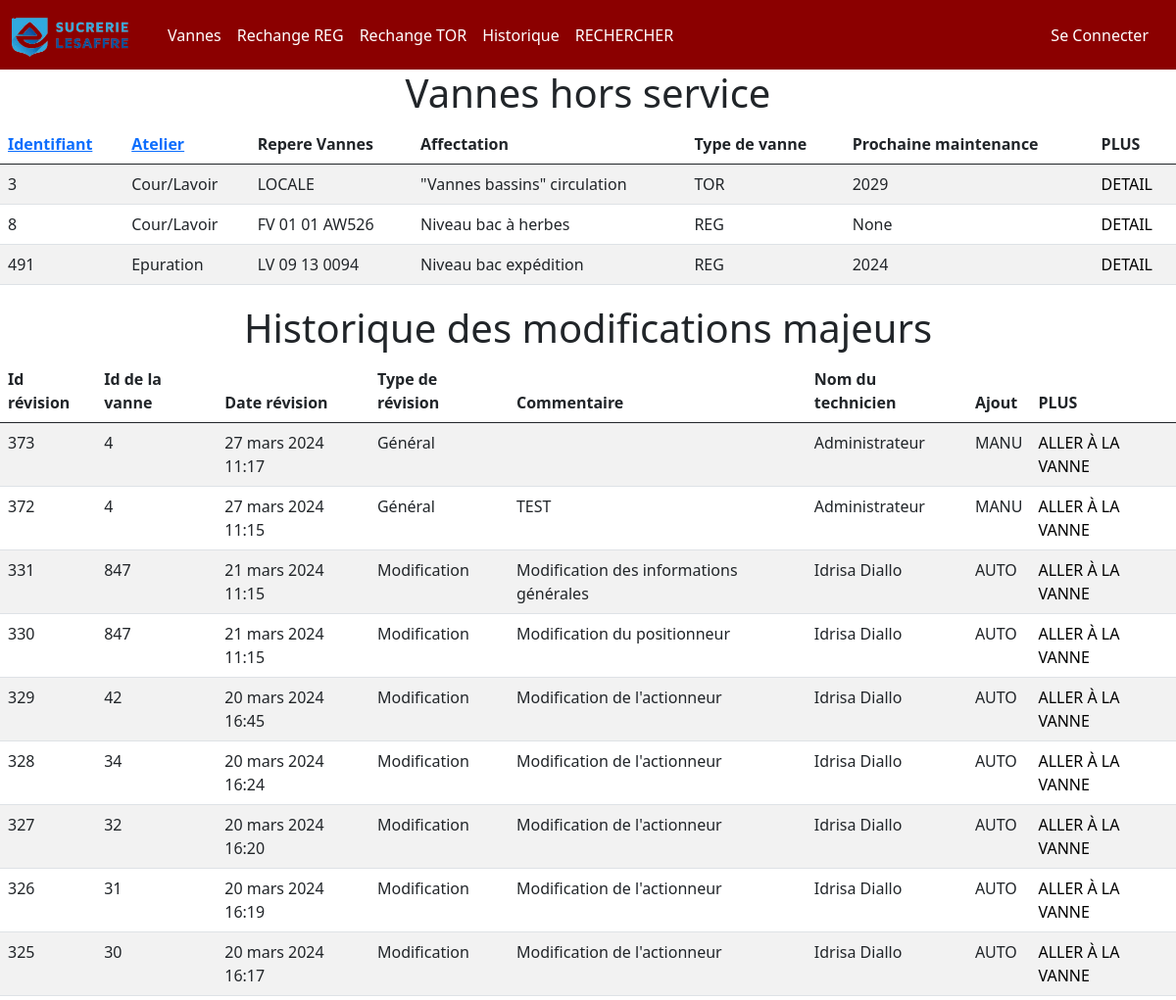
Page /historique/ (upper part) on the earlier database version.
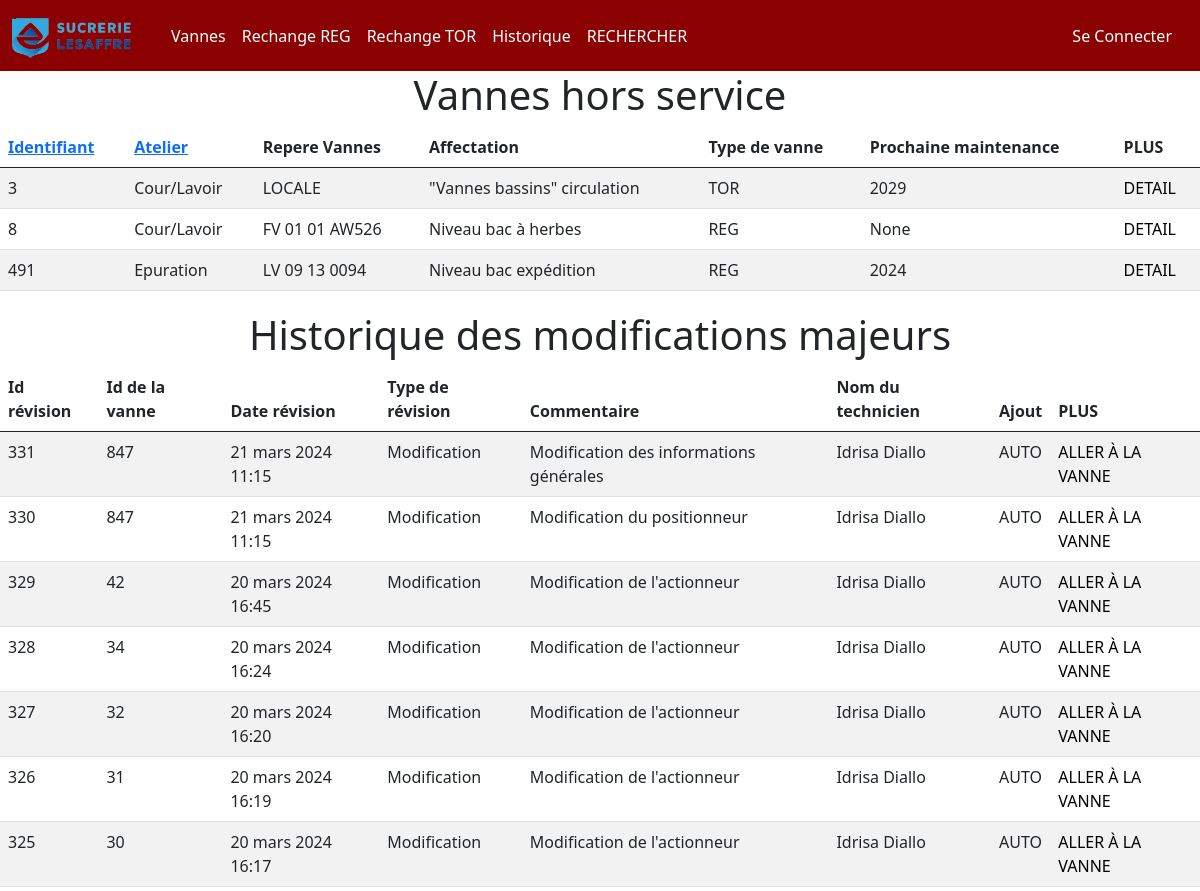
Same page on the later database version.
### appliVanne/models.py (models this page shows, shortened)
class Vanne(models.Model):
    class Meta:
        db_table = 'VANNES'
    id_vanne = models.AutoField(primary_key=True, unique=True, verbose_name="ID de la vanne")
    id_atelier = models.ForeignKey('ATELIER', to_field='id_atelier', on_delete=models.CASCADE, null=True, verbose_name="ID de l'atelier")
    repere_vanne = models.CharField(max_length=255, null=True, blank=True, verbose_name="Repère de la vanne")
    affectation_vanne = models.CharField(max_length=255, null=True, blank=True, verbose_name="Affectation de la vanne")
    machine_vanne = models.CharField(max_length=255, null=True, blank=True, verbose_name="Machine de la vanne")
    numero_commande = models.CharField(max_length=20, null=True, blank=True, verbose_name="Numéro de commande")
    id_actionneur = models.ForeignKey('ACTIONNEUR', to_field='id_actionneur', on_delete=models.CASCADE, null=True, verbose_name="ID de l'actionneur")
    id_corps = models.ForeignKey('CORPS', to_field='id_corps', on_delete=models.CASCADE, null=True, verbose_name="ID du corps")
    id_positionneur = models.ForeignKey('POSITIONNEUR', to_field='id_positionneur', on_delete=models.CASCADE, null=True, blank=True, verbose_name="ID du positionneur")
    id_fournisseur_vannes = models.ForeignKey('FOURNISSEUR', to_field='id_fournisseur', on_delete=models.CASCADE, default=0, null=True, verbose_name="ID du fournisseur de vannes")
    type_vannes = models.CharField(max_length=255, null=True, blank=True, verbose_name="Type de vannes")
    organe_reglant = models.CharField(max_length=255, null=True, blank=True, verbose_name="Organe réglant")
    freq_revision = models.IntegerField(null=True, blank=True, verbose_name="Fréquence de révision")
    derniere_revision = models.IntegerField(null=True, blank=True, verbose_name="Date de la dernière révision")
    voir_en = models.IntegerField(null=True, blank=True, verbose_name="Date de la prochaine révision")
    en_service_vanne = models.IntegerField(default=1, blank=True, verbose_name="En service")
    date_commande = models.DateField(null=True, blank=True, verbose_name="Date de la commande")
    tracker = FieldTracker()

class ATELIER(models.Model):
    class Meta:
        db_table = 'ATELIER'
    id_atelier = models.AutoField(primary_key=True, unique=True, verbose_name="ID de l'atelier")
    nom_atelier = models.CharField(max_length=45, default='a remplir', unique=True, verbose_name="Nom de l'atelier")

class REVISON(models.Model):
    class Meta:
        db_table = 'REVISION'
    id_revision = models.AutoField(primary_key=True, unique=True, verbose_name="ID de la révision")
    id_revision_vanne =  models.IntegerField(null=True, blank=True, default=0, verbose_name="ID de la révision de la vanne")
    rev_id_vanne = models.IntegerField(null=True, blank=True, default=0, verbose_name="ID de la vanne")
    date_revision = models.DateTimeField(null=True, blank=True, verbose_name="Date de la révision")
    type_revision =  models.ForeignKey('TYPEREVISION', to_field='id_type_revision', on_delete=models.CASCADE, null=True, verbose_name="ID du  type de revision")
    commentaire_revision = models.CharField(max_length=255, null=True, blank=True, default='Aucun commentaire', verbose_name="Commentaire de révision")
    detail_commentaire = models.CharField( max_length=1500000,null=True, blank=True, default='Aucun détail', verbose_name="Détail de révision")
    nom_technicien =models.ForeignKey(User, to_field='id', on_delete=models.CASCADE, null=True, verbose_name="ID du  type de revision")
    ajout_revision = models.CharField(max_length=255, null=True, blank=True, default='AUTO', verbose_name="Ajout de révision")

class TypeRevision(models.Model):
    class Meta:
        db_table = 'TYPEREVISION'
    id_type_revision = models.AutoField(primary_key=True, unique=True, verbose_name="ID du type de révision")
    type_revision = models.CharField(max_length=255, blank=True, verbose_name="Type de révision")

### appliVanne/views.py (the view)
# urls.py: path("historique/", views.historiqueVanne, name="historique"),
def historiqueVanne(request):
    LesVannes = Vanne.objects.filter(en_service_vanne=0)
    lesREv = REVISON.objects.all().order_by('-ajout_revision', '-id_revision')
    return render(request, "appliVanne/historique.html", {"listeVannes": LesVannes, "listeRev": lesREv})

### appliVanne/templates/appliVanne/historique.html (shortened to what this page needs)
{% extends "appliVanne/base.html" %} {% block title %} Vannes HORS SERVICE {% endblock %}
{% block main %}
<h1> Vannes hors service </h1>
<table class="table table-striped" style="margin-bottom:20px">
    <thead>
      <tr>
        <th scope="col"> <a href="?tri=id_vanne&ordre={% if request.GET.tri == 'id_vanne' and request.GET.ordre == 'asc' %}desc{% else %}asc{% endif %}"> Identifiant</a></th>
        <th scope="col"><a href="?tri=id_atelier__nom_atelier&ordre={% if request.GET.tri == 'id_atelier__nom_atelier' and request.GET.ordre == 'asc' %}desc{% else %}asc{% endif %}"> Atelier</a></th>
        <th scope="col">Repere Vannes </th>
        <th scope="col">Affectation </th>
        <th scope="col">Type de vanne </th>
        <th scope="col"> Prochaine maintenance</th>
        <th scope="col">PLUS</th>
      </tr>
    </thead>
    {% for vanne in listeVannes %}
      <tr>
        <td>{{ vanne.id_vanne}}</td>
        <td>{{ vanne.id_atelier.nom_atelier}}</td>
        <td>{{ vanne.repere_vanne }}</td>
        <td>{{ vanne.affectation_vanne }}</td>
        <td>{{ vanne.type_vannes }}</td>
        <td>{{ vanne.voir_en }}</td>
        <td>
            <a class="detdel"  href="/vanne/{{vanne.id_vanne}}/detail">DETAIL</a>
      </tr>
    {% endfor %}
  </table>
<h1>Historique des modifications majeurs</h1>
  <table class="table table-striped  historique-modifications">
    <thead>
      <tr>
        <th scope="col"> Id révision</a></th>
        <th scope="col"> Id de la vanne</th>
        <th scope="col"> Date révision </a></th>
        <th scope="col">Type de révision </th>
        <th scope="col">Commentaire </th>
        <th scope="col">Nom du technicien</th>
        <th scope="col">Ajout</th>
        <th scope="col">PLUS</th>
      </tr>
    </thead>
    {% for rev in listeRev %}
      <tr>
        <td>{{ rev.id_revision}}</td>
        <td>{{ rev.rev_id_vanne}}</td>
        <td>{{ rev.date_revision }}</td>
        <td>{{ rev.type_revision.type_revision }}</td>
        <td>{{ rev.commentaire_revision }}</td>
        <td>{{ rev.nom_technicien.first_name }} {{rev.nom_technicien.last_name}}</td>
        <td>{{ rev.ajout_revision }}</td>
        <td>
          <a class="detdel"  href="/vanne/{{ rev.rev_id_vanne }}/detail">ALLER À LA VANNE</a>
        </td>
      </tr>
    {% endfor %}
  </table>
{% endblock %}

### appliVanne/templates/appliVanne/base.html (shortened to what this page needs)
{% load static %}
<!DOCTYPE html>
<html lang="fr">
  <head>
    <link rel="stylesheet" href="{% static 'appliVanne/CSS/styles.css' %}" />
    <link
      href="https://cdn.jsdelivr.net/npm/bootstrap@5.0.2/dist/css/bootstrap.min.css"
      rel="stylesheet"
    />
  </head>
  <body>
    <header>
      {%if user.is_authenticated%}
      {% include "./menu.html" %}
      {%else%}
      {% include "./menuNonConnecter.html" %}
      {%endif%}
    </header>
    <main>{%block main%} {% endblock %}</main>
  </body>
</html>

### appliVanne/templates/appliVanne/menuNonConnecter.html (shortened to what this page needs)
{% load static %}
<nav class="navbar navbar-expand-lg navbar-dark" style="background-color: darkred;">
  <div class="container-fluid">
    <a class="navbar-brand" href="#">
      <img src="{%static 'appliVanne/IMG/logoLong.ico' %}" class="logo" />
    </a>
    <div class="collapse navbar-collapse" id="navbarText">
      <ul class="navbar-nav me-auto mb-2 mb-lg-0">
        <li class="nav-item">
          <a class="nav-link" href="/vannes/" style="color:white">Vannes</a>
        </li>
        <li class="nav-item">
          <a class="nav-link" href="/rechangeREG/" style="color:white">Rechange REG</a>
        </li>
        <li class="nav-item">
          <a class="nav-link" href="/rechangeTOR/" style="color:white">Rechange TOR</a>
        </li>
        <li class="nav-item">
          <a class="nav-link" href="/historique/" style="color:white">Historique</a>
        </li>
        <li class="nav-item">
          <a class="nav-link" href="/recherche/" style="color:white">RECHERCHER</a>
        </li>
      </ul>
      <a class="nav-link" href="/login/" style="color:white">Se Connecter</a>
    </div>
  </div>
</nav>

### appliVanne/static/appliVanne/CSS/styles.css (style rules this page uses)
main { flex-direction: column; min-height: 100vh; display: flex; height: 100%; align-items: center; }
.logo { width: auto; height: 45px; }
.detdel { text-decoration: none; color: black; }

Differences in the rows shown:
removed REVISON: id_revision "373", rev_id_vanne "4", date_revision "27 mars 2024 11:17", type_revision.type_revision "Général", nom_technicien.first_name "Administrateur", ajout_revision "MANU"
removed REVISON: id_revision "372", rev_id_vanne "4", date_revision "27 mars 2024 11:15", type_revision.type_revision "Général", commentaire_revision "TEST", nom_technicien.first_name "Administrateur", ajout_revision "MANU"
